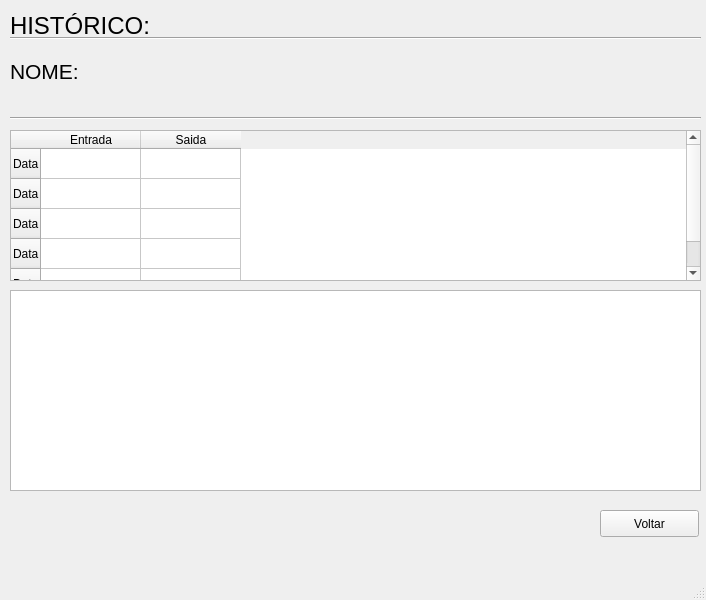
<?xml version="1.0" encoding="UTF-8"?>
<ui version="4.0">
 <class>HistoricoAtendimento</class>
 <widget class="QMainWindow" name="HistoricoAtendimento">
  <property name="geometry">
   <rect>
    <x>0</x>
    <y>0</y>
    <width>706</width>
    <height>600</height>
   </rect>
  </property>
  <property name="minimumSize">
   <size>
    <width>706</width>
    <height>600</height>
   </size>
  </property>
  <property name="maximumSize">
   <size>
    <width>706</width>
    <height>600</height>
   </size>
  </property>
  <property name="windowTitle">
   <string>MainWindow</string>
  </property>
  <widget class="QWidget" name="centralwidget">
   <widget class="Line" name="historicoLine">
    <property name="geometry">
     <rect>
      <x>10</x>
      <y>30</y>
      <width>691</width>
      <height>16</height>
     </rect>
    </property>
    <property name="orientation">
     <enum>Qt::Horizontal</enum>
    </property>
   </widget>
   <widget class="Line" name="historicoLine2">
    <property name="geometry">
     <rect>
      <x>10</x>
      <y>110</y>
      <width>691</width>
      <height>16</height>
     </rect>
    </property>
    <property name="orientation">
     <enum>Qt::Horizontal</enum>
    </property>
   </widget>
   <widget class="QLabel" name="historicoLabelNome">
    <property name="geometry">
     <rect>
      <x>10</x>
      <y>60</y>
      <width>561</width>
      <height>23</height>
     </rect>
    </property>
    <property name="font">
     <font>
      <family>Arial</family>
      <pointsize>16</pointsize>
     </font>
    </property>
    <property name="text">
     <string>NOME:</string>
    </property>
   </widget>
   <widget class="QLabel" name="historicoLabel">
    <property name="geometry">
     <rect>
      <x>10</x>
      <y>10</y>
      <width>211</width>
      <height>31</height>
     </rect>
    </property>
    <property name="font">
     <font>
      <family>Arial</family>
      <pointsize>18</pointsize>
     </font>
    </property>
    <property name="text">
     <string>HISTÓRICO:</string>
    </property>
   </widget>
   <widget class="QTableWidget" name="historicoTable">
    <property name="geometry">
     <rect>
      <x>10</x>
      <y>130</y>
      <width>691</width>
      <height>151</height>
     </rect>
    </property>
    <row>
     <property name="text">
      <string>Data</string>
     </property>
    </row>
    <row>
     <property name="text">
      <string>Data</string>
     </property>
    </row>
    <row>
     <property name="text">
      <string>Data</string>
     </property>
    </row>
    <row>
     <property name="text">
      <string>Data</string>
     </property>
    </row>
    <row>
     <property name="text">
      <string>Data</string>
     </property>
    </row>
    <column>
     <property name="text">
      <string>Entrada</string>
     </property>
    </column>
    <column>
     <property name="text">
      <string>Saida</string>
     </property>
    </column>
   </widget>
   <widget class="QTextEdit" name="historicoText">
    <property name="geometry">
     <rect>
      <x>10</x>
      <y>290</y>
      <width>691</width>
      <height>201</height>
     </rect>
    </property>
   </widget>
   <widget class="QPushButton" name="historicoBotaoVoltar">
    <property name="geometry">
     <rect>
      <x>600</x>
      <y>510</y>
      <width>99</width>
      <height>27</height>
     </rect>
    </property>
    <property name="text">
     <string>Voltar</string>
    </property>
   </widget>
  </widget>
  <widget class="QMenuBar" name="menubar">
   <property name="geometry">
    <rect>
     <x>0</x>
     <y>0</y>
     <width>706</width>
     <height>25</height>
    </rect>
   </property>
  </widget>
  <widget class="QStatusBar" name="statusbar"/>
 </widget>
 <resources/>
 <connections/>
</ui>
